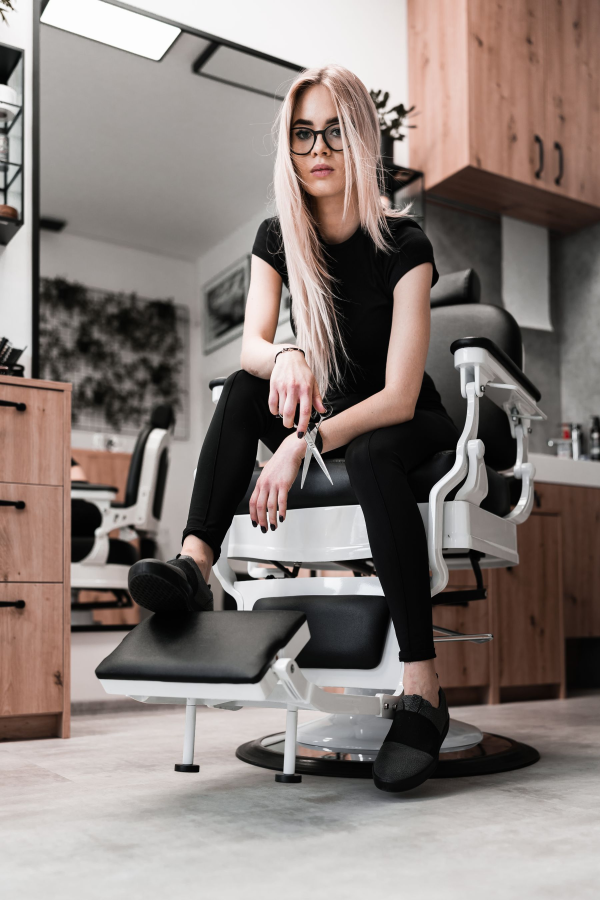
#> input picture tools/bake/sources/elite-9709014.jpg, 1800 x 2700 px (shown at 1/3 size); its folder holds 7 pictures in this run
$ python elite.py
#> lines starting #> are read from the running program, lines starting #| are printed output that depends on the picture
"""
Bake EliteBeauty's onboarding imagery.

The hero is the one that needs explaining. The reference puts a *cut-out*
stylist on a flat mauve wash. The stock frame standing in for her is a salon
interior, and cutting a figure out of it would be hopeless — so the hero here
is the whole frame, washed in the reference's own mauve and faded to white
along its bottom edge, which is where the page takes over.

All of that is baked rather than layered at runtime. `expo-linear-gradient`
could do the fade live, but then the hero is three stacked views whose order
and blend have to stay right on two platforms, and the tint would need a blend
mode React Native does not have. One flat asset has none of those problems and
costs one draw.

Outputs are 3x the dp slot each image fills.
"""

import os

from PIL import Image

ROOT = os.path.join(os.path.dirname(__file__), "..", "..")
SRC = os.path.join(os.path.dirname(__file__), "sources")
OUT = os.path.join(ROOT, "assets", "images", "elite")
SCALE = 3

# Slot sizes in dp -- these mirror `src/features/elite/layout.ts`.
HERO = (393, 470)
CARD = (104, 132)

# The reference's wash samples as #d9cfd7 drifting to #d2c8d0 -- but those are
# the colour of a *flat backdrop behind a cut-out figure*, and this hero is a
# whole photograph. Mixing a near-neutral mauve into a colour photo at 35% does
# not tint it lavender; it just desaturates it, which is exactly how the first
# bake came out -- a grey salon, not a lilac one.
#
# So the tint applied is pushed toward the brand violet until the cast is
# actually visible through the photograph. The sampled values stay recorded in
# `src/features/elite/theme.ts`; these are what it takes to read as those.
TINT_TOP = (206, 191, 224)
TINT_BOTTOM = (221, 211, 230)
# How much of the tint to mix in, top to bottom of the hero.
TINT_ALPHA_TOP = 0.46
TINT_ALPHA_BOTTOM = 0.52
# The bottom fade to white: starts this far down the hero, reaches full white
# at the very bottom edge.
FADE_FROM = 0.62


def lerp(a, b, t):
    return tuple(round(x + (y - x) * t) for x, y in zip(a, b))


def bake_hero(src_name, out_name, cx, cy, zoom=1.0):
#> called with src_name = 'elite-9709014.jpg', out_name = 'hero-stylist.jpg', cx = 0.57, cy = 0.4, zoom = 0.8
    w, h = HERO[0] * SCALE, HERO[1] * SCALE
    im = Image.open(os.path.join(SRC, src_name)).convert("RGB")
#> im is the input picture: PIL image 1800x2700 RGB; mean R, G, B 135.2, 124.7, 120.1
    W, H = im.size
#> W = 1800; H = 2700
    aspect = w / h
    box_w = min(W, H * aspect) * zoom
#> box_w = 1440
    box_h = box_w / aspect
#> box_h = 1722.1
    x = max(0, min(cx * W - box_w / 2, W - box_w))
#> x = 306
    y = max(0, min(cy * H - box_h / 2, H - box_h))
#> y = 218.9
    im = im.crop((round(x), round(y), round(x + box_w), round(y + box_h))).resize(
        (w, h), Image.LANCZOS
    )
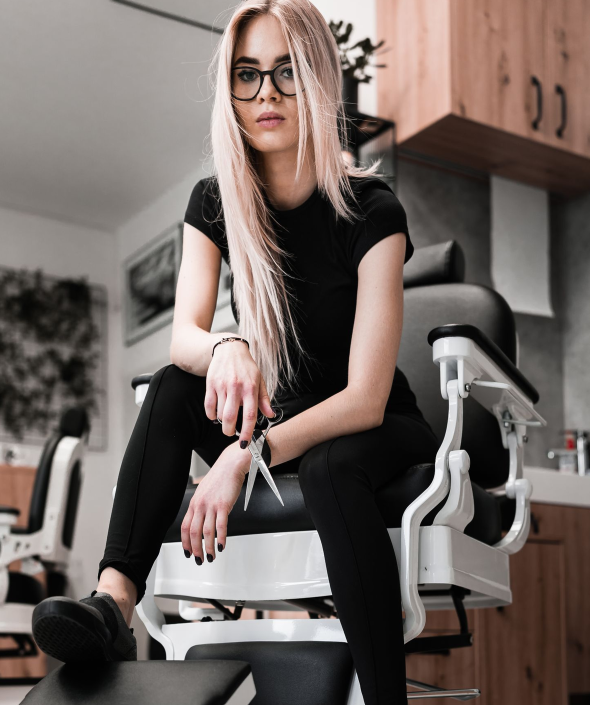
#> im: PIL image 1179x1410 RGB (shown at 1/2 size); mean R, G, B 112.8, 101.8, 97.2

    px = im.load()
    for row in range(h):
        t = row / (h - 1)
        tint = lerp(TINT_TOP, TINT_BOTTOM, t)
        alpha = TINT_ALPHA_TOP + (TINT_ALPHA_BOTTOM - TINT_ALPHA_TOP) * t
        # The fade runs on its own curve, squared so it stays out of the way
        # until the last third and then arrives quickly.
        fade = 0.0 if t < FADE_FROM else ((t - FADE_FROM) / (1 - FADE_FROM)) ** 1.6
        for col in range(w):
            r, g, b = px[col, row]
            r = r + (tint[0] - r) * alpha
            g = g + (tint[1] - g) * alpha
            b = b + (tint[2] - b) * alpha
            if fade:
                r = r + (255 - r) * fade
                g = g + (255 - g) * fade
                b = b + (255 - b) * fade
            px[col, row] = (round(r), round(g), round(b))

    im.save(os.path.join(OUT, out_name), quality=90, optimize=True)
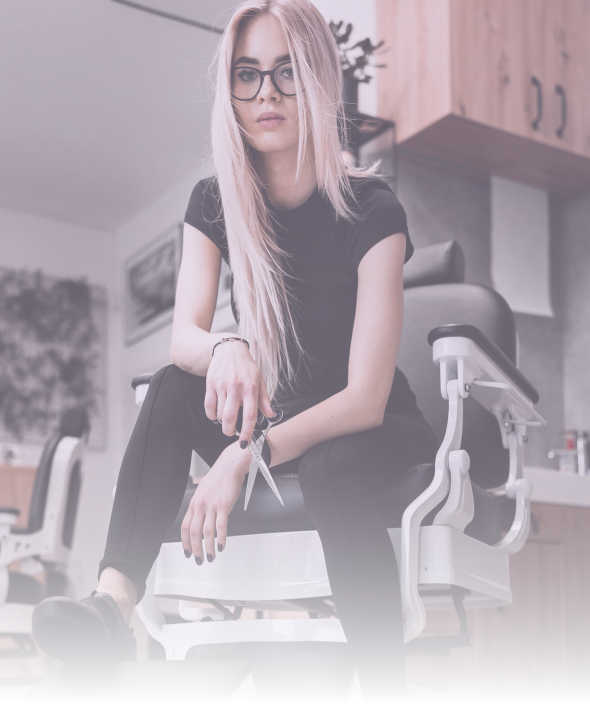
#> saved as hero-stylist.jpg: PIL image 1179x1410 RGB (shown at 1/2 size); mean R, G, B 177.5, 167.1, 176
    print(f"  {out_name:22s} {w}x{h}  from {src_name}")


def bake_card(src_name, out_name, cx, cy, zoom=1.0):
    w, h = CARD[0] * SCALE, CARD[1] * SCALE
#> (the run stopped early here; a loop or call above may not have finished)
